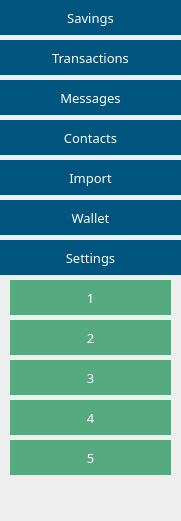
     <widget class="QGroupBox" name="leftMenu">
      <property name="geometry">
       <rect>
        <x>10</x>
        <y>130</y>
        <width>181</width>
        <height>521</height>
       </rect>
      </property>
      <property name="palette">
       <palette>
        <active>
         <colorrole role="WindowText">
          <brush brushstyle="SolidPattern">
           <color alpha="255">
            <red>0</red>
            <green>0</green>
            <blue>0</blue>
           </color>
          </brush>
         </colorrole>
         <colorrole role="Button">
          <brush brushstyle="SolidPattern">
           <color alpha="255">
            <red>238</red>
            <green>238</green>
            <blue>238</blue>
           </color>
          </brush>
         </colorrole>
         <colorrole role="Text">
          <brush brushstyle="SolidPattern">
           <color alpha="255">
            <red>0</red>
            <green>0</green>
            <blue>0</blue>
           </color>
          </brush>
         </colorrole>
         <colorrole role="ButtonText">
          <brush brushstyle="SolidPattern">
           <color alpha="255">
            <red>0</red>
            <green>0</green>
            <blue>0</blue>
           </color>
          </brush>
         </colorrole>
         <colorrole role="Base">
          <brush brushstyle="SolidPattern">
           <color alpha="255">
            <red>238</red>
            <green>238</green>
            <blue>238</blue>
           </color>
          </brush>
         </colorrole>
         <colorrole role="Window">
          <brush brushstyle="SolidPattern">
           <color alpha="255">
            <red>238</red>
            <green>238</green>
            <blue>238</blue>
           </color>
          </brush>
         </colorrole>
        </active>
        <inactive>
         <colorrole role="WindowText">
          <brush brushstyle="SolidPattern">
           <color alpha="255">
            <red>0</red>
            <green>0</green>
            <blue>0</blue>
           </color>
          </brush>
         </colorrole>
         <colorrole role="Button">
          <brush brushstyle="SolidPattern">
           <color alpha="255">
            <red>238</red>
            <green>238</green>
            <blue>238</blue>
           </color>
          </brush>
         </colorrole>
         <colorrole role="Text">
          <brush brushstyle="SolidPattern">
           <color alpha="255">
            <red>0</red>
            <green>0</green>
            <blue>0</blue>
           </color>
          </brush>
         </colorrole>
         <colorrole role="ButtonText">
          <brush brushstyle="SolidPattern">
           <color alpha="255">
            <red>0</red>
            <green>0</green>
            <blue>0</blue>
           </color>
          </brush>
         </colorrole>
         <colorrole role="Base">
          <brush brushstyle="SolidPattern">
           <color alpha="255">
            <red>238</red>
            <green>238</green>
            <blue>238</blue>
           </color>
          </brush>
         </colorrole>
         <colorrole role="Window">
          <brush brushstyle="SolidPattern">
           <color alpha="255">
            <red>238</red>
            <green>238</green>
            <blue>238</blue>
           </color>
          </brush>
         </colorrole>
        </inactive>
        <disabled>
         <colorrole role="WindowText">
          <brush brushstyle="SolidPattern">
           <color alpha="255">
            <red>0</red>
            <green>0</green>
            <blue>0</blue>
           </color>
          </brush>
         </colorrole>
         <colorrole role="Button">
          <brush brushstyle="SolidPattern">
           <color alpha="255">
            <red>238</red>
            <green>238</green>
            <blue>238</blue>
           </color>
          </brush>
         </colorrole>
         <colorrole role="Text">
          <brush brushstyle="SolidPattern">
           <color alpha="255">
            <red>0</red>
            <green>0</green>
            <blue>0</blue>
           </color>
          </brush>
         </colorrole>
         <colorrole role="ButtonText">
          <brush brushstyle="SolidPattern">
           <color alpha="255">
            <red>0</red>
            <green>0</green>
            <blue>0</blue>
           </color>
          </brush>
         </colorrole>
         <colorrole role="Base">
          <brush brushstyle="SolidPattern">
           <color alpha="255">
            <red>238</red>
            <green>238</green>
            <blue>238</blue>
           </color>
          </brush>
         </colorrole>
         <colorrole role="Window">
          <brush brushstyle="SolidPattern">
           <color alpha="255">
            <red>238</red>
            <green>238</green>
            <blue>238</blue>
           </color>
          </brush>
         </colorrole>
        </disabled>
       </palette>
      </property>
      <property name="font">
       <font>
        <family>Poppins</family>
       </font>
      </property>
      <property name="styleSheet">
       <string notr="true">padding: 3px; border: 0px; 
background-color: rgb(238, 238, 238);
color: rgb(0, 0, 0);
font-family: Poppins;</string>
      </property>
      <property name="title">
       <string/>
      </property>
      <widget class="QPushButton" name="m_bankingButton">
       <property name="geometry">
        <rect>
         <x>0</x>
         <y>0</y>
         <width>181</width>
         <height>35</height>
        </rect>
       </property>
       <property name="font">
        <font>
         <family>Poppins</family>
         <pointsize>-1</pointsize>
        </font>
       </property>
       <property name="cursor">
        <cursorShape>PointingHandCursor</cursorShape>
       </property>
       <property name="toolTip">
        <string>Deposit or withdraw from savings</string>
       </property>
       <property name="styleSheet">
        <string notr="true">color: rgb(255, 255, 255);
background-color: rgb(0, 85, 127);
font-size: 13px;
font-family: Poppins;</string>
       </property>
       <property name="text">
        <string>Savings</string>
       </property>
       <property name="iconSize">
        <size>
         <width>18</width>
         <height>18</height>
        </size>
       </property>
      </widget>
      <widget class="QPushButton" name="m_messagesButton">
       <property name="geometry">
        <rect>
         <x>0</x>
         <y>80</y>
         <width>181</width>
         <height>35</height>
        </rect>
       </property>
       <property name="font">
        <font>
         <family>Poppins</family>
         <pointsize>-1</pointsize>
        </font>
       </property>
       <property name="cursor">
        <cursorShape>PointingHandCursor</cursorShape>
       </property>
       <property name="toolTip">
        <string>Send encrypted message</string>
       </property>
       <property name="styleSheet">
        <string notr="true">color: rgb(255, 255, 255);
background-color: rgb(0, 85, 127);
font-size: 13px;
font-family: Poppins;</string>
       </property>
       <property name="text">
        <string>Messages</string>
       </property>
       <property name="iconSize">
        <size>
         <width>18</width>
         <height>18</height>
        </size>
       </property>
      </widget>
      <widget class="QPushButton" name="m_addressBook">
       <property name="geometry">
        <rect>
         <x>0</x>
         <y>120</y>
         <width>181</width>
         <height>35</height>
        </rect>
       </property>
       <property name="font">
        <font>
         <family>Poppins</family>
         <pointsize>-1</pointsize>
        </font>
       </property>
       <property name="cursor">
        <cursorShape>PointingHandCursor</cursorShape>
       </property>
       <property name="toolTip">
        <string>Keep a list of addresses</string>
       </property>
       <property name="styleSheet">
        <string notr="true">color: rgb(255, 255, 255);
background-color: rgb(0, 85, 127);
font-size: 13px;
font-family: Poppins;</string>
       </property>
       <property name="text">
        <string>Contacts</string>
       </property>
       <property name="iconSize">
        <size>
         <width>18</width>
         <height>18</height>
        </size>
       </property>
      </widget>
      <widget class="QPushButton" name="m_transactionButton">
       <property name="geometry">
        <rect>
         <x>0</x>
         <y>40</y>
         <width>181</width>
         <height>35</height>
        </rect>
       </property>
       <property name="font">
        <font>
         <family>Poppins</family>
         <pointsize>-1</pointsize>
        </font>
       </property>
       <property name="cursor">
        <cursorShape>PointingHandCursor</cursorShape>
       </property>
       <property name="toolTip">
        <string>View your past transactions</string>
       </property>
       <property name="styleSheet">
        <string notr="true">color: rgb(255, 255, 255);
background-color: rgb(0, 85, 127);
font-size: 13px;
font-family: Poppins;</string>
       </property>
       <property name="text">
        <string>Transactions</string>
       </property>
       <property name="iconSize">
        <size>
         <width>18</width>
         <height>18</height>
        </size>
       </property>
      </widget>
      <widget class="QPushButton" name="m_settingsButton">
       <property name="geometry">
        <rect>
         <x>0</x>
         <y>240</y>
         <width>181</width>
         <height>35</height>
        </rect>
       </property>
       <property name="font">
        <font>
         <family>Poppins</family>
         <pointsize>-1</pointsize>
        </font>
       </property>
       <property name="cursor">
        <cursorShape>PointingHandCursor</cursorShape>
       </property>
       <property name="styleSheet">
        <string notr="true">color: rgb(255, 255, 255);
background-color: rgb(0, 85, 127);
font-size: 13px;
font-family: Poppins;</string>
       </property>
       <property name="text">
        <string>Settings</string>
       </property>
       <property name="iconSize">
        <size>
         <width>18</width>
         <height>18</height>
        </size>
       </property>
      </widget>
      <widget class="QPushButton" name="m_walletButton">
       <property name="geometry">
        <rect>
         <x>0</x>
         <y>200</y>
         <width>181</width>
         <height>35</height>
        </rect>
       </property>
       <property name="font">
        <font>
         <family>Poppins</family>
         <pointsize>-1</pointsize>
        </font>
       </property>
       <property name="cursor">
        <cursorShape>PointingHandCursor</cursorShape>
       </property>
       <property name="styleSheet">
        <string notr="true">color: rgb(255, 255, 255);
background-color: rgb(0, 85, 127);
font-size: 13px;
font-family: Poppins;</string>
       </property>
       <property name="text">
        <string>Wallet</string>
       </property>
       <property name="iconSize">
        <size>
         <width>18</width>
         <height>18</height>
        </size>
       </property>
      </widget>
      <widget class="QPushButton" name="m_importButton">
       <property name="geometry">
        <rect>
         <x>0</x>
         <y>160</y>
         <width>181</width>
         <height>35</height>
        </rect>
       </property>
       <property name="font">
        <font>
         <family>Poppins</family>
         <pointsize>-1</pointsize>
        </font>
       </property>
       <property name="cursor">
        <cursorShape>PointingHandCursor</cursorShape>
       </property>
       <property name="toolTip">
        <string>Import account from keys</string>
       </property>
       <property name="styleSheet">
        <string notr="true">color: rgb(255, 255, 255);
background-color: rgb(0, 85, 127);
font-size: 13px;
font-family: Poppins;</string>
       </property>
       <property name="text">
        <string>Import</string>
       </property>
       <property name="iconSize">
        <size>
         <width>18</width>
         <height>18</height>
        </size>
       </property>
      </widget>
      <widget class="QPushButton" name="m_subButton1">
       <property name="geometry">
        <rect>
         <x>10</x>
         <y>280</y>
         <width>161</width>
         <height>35</height>
        </rect>
       </property>
       <property name="font">
        <font>
         <family>Poppins</family>
         <pointsize>-1</pointsize>
        </font>
       </property>
       <property name="cursor">
        <cursorShape>PointingHandCursor</cursorShape>
       </property>
       <property name="styleSheet">
        <string notr="true">color: rgb(255, 255, 255);
font-size: 13px;
font-family: Poppins;
background-color: rgb(85, 170, 127);</string>
       </property>
       <property name="text">
        <string>1</string>
       </property>
       <property name="iconSize">
        <size>
         <width>18</width>
         <height>18</height>
        </size>
       </property>
      </widget>
      <widget class="QPushButton" name="m_subButton2">
       <property name="geometry">
        <rect>
         <x>10</x>
         <y>320</y>
         <width>161</width>
         <height>35</height>
        </rect>
       </property>
       <property name="font">
        <font>
         <family>Poppins</family>
         <pointsize>-1</pointsize>
        </font>
       </property>
       <property name="cursor">
        <cursorShape>PointingHandCursor</cursorShape>
       </property>
       <property name="styleSheet">
        <string notr="true">color: rgb(255, 255, 255);
font-size: 13px;
font-family: Poppins;
background-color: rgb(85, 170, 127);</string>
       </property>
       <property name="text">
        <string>2</string>
       </property>
       <property name="iconSize">
        <size>
         <width>18</width>
         <height>18</height>
        </size>
       </property>
      </widget>
      <widget class="QPushButton" name="m_subButton3">
       <property name="geometry">
        <rect>
         <x>10</x>
         <y>360</y>
         <width>161</width>
         <height>35</height>
        </rect>
       </property>
       <property name="font">
        <font>
         <family>Poppins</family>
         <pointsize>-1</pointsize>
        </font>
       </property>
       <property name="cursor">
        <cursorShape>PointingHandCursor</cursorShape>
       </property>
       <property name="styleSheet">
        <string notr="true">color: rgb(255, 255, 255);
font-size: 13px;
font-family: Poppins;
background-color: rgb(85, 170, 127);</string>
       </property>
       <property name="text">
        <string>3</string>
       </property>
       <property name="iconSize">
        <size>
         <width>18</width>
         <height>18</height>
        </size>
       </property>
      </widget>
      <widget class="QPushButton" name="m_subButton4">
       <property name="geometry">
        <rect>
         <x>10</x>
         <y>400</y>
         <width>161</width>
         <height>35</height>
        </rect>
       </property>
       <property name="font">
        <font>
         <family>Poppins</family>
         <pointsize>-1</pointsize>
        </font>
       </property>
       <property name="cursor">
        <cursorShape>PointingHandCursor</cursorShape>
       </property>
       <property name="styleSheet">
        <string notr="true">color: rgb(255, 255, 255);
font-size: 13px;
font-family: Poppins;
background-color: rgb(85, 170, 127);</string>
       </property>
       <property name="text">
        <string>4</string>
       </property>
       <property name="iconSize">
        <size>
         <width>18</width>
         <height>18</height>
        </size>
       </property>
      </widget>
      <widget class="QPushButton" name="m_subButton5">
       <property name="geometry">
        <rect>
         <x>10</x>
         <y>440</y>
         <width>161</width>
         <height>35</height>
        </rect>
       </property>
       <property name="font">
        <font>
         <family>Poppins</family>
         <pointsize>-1</pointsize>
        </font>
       </property>
       <property name="cursor">
        <cursorShape>PointingHandCursor</cursorShape>
       </property>
       <property name="styleSheet">
        <string notr="true">color: rgb(255, 255, 255);
font-size: 13px;
font-family: Poppins;
background-color: rgb(85, 170, 127);</string>
       </property>
       <property name="text">
        <string>5</string>
       </property>
       <property name="iconSize">
        <size>
         <width>18</width>
         <height>18</height>
        </size>
       </property>
      </widget>
     </widget>
